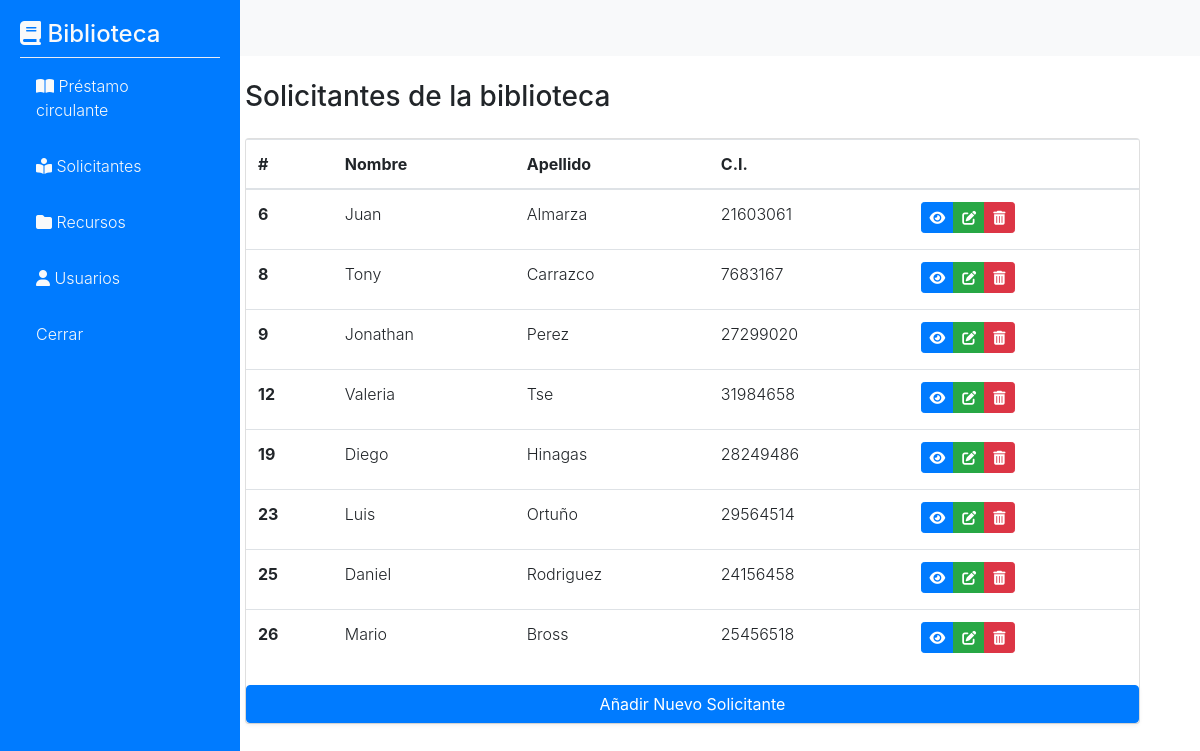
Page /src/index.php (signed in) on the committed database.
### tables this page shows
CREATE TABLE `solicitantes` (
  `id_sol` int(11) NOT NULL,
  `nom_sol` varchar(255) NOT NULL,
  `ape_sol` varchar(255) NOT NULL,
  `ced_sol` int(11) NOT NULL,
  `edad_sol` int(11) NOT NULL,
  `tlf_sol` varchar(11) NOT NULL,
  `dir_sol` varchar(255) NOT NULL,
  `corr_sol` varchar(255) NOT NULL,
  `sex_sol` varchar(255) NOT NULL,
  `ocup_sol` int(11) NOT NULL,
  `inst_sol` int(11) DEFAULT NULL
);

### src/core/controller_base.php (called while the page is built, shortened)
<?php
    class controllerBase {
        public function view ($view, $datos, $array=array()) {
            foreach ($datos as $id_assoc => $values) {
                $array[$id_assoc] = $values;
            }
            $response = $array;
            require_once CORE_PATH . '/helper_vista.php';
            $helpers = new helperVista;
            require_once VIEW_PATH . '/' . $view . '_view.php';
        }
    }

### src/controllers/controllerSolicitante.php (called while the page is built, shortened)
<?php
    class controllerSolicitante extends controllerBase {
        public function index () {
            $solicitante = new solicitanteModel;
            $allSolicitantes = $solicitante->get();
            $this->view('solicitantesView/solicitantes', array(
                '$allSolicitantes' => $allSolicitantes,
                'title' => 'Solicitantes'
            ));
        }
    }

### src/core/helper_vista.php (called while the page is built)
<?php
    class helperVista {
        public function url ($controlador, $accion) {
            $urlString = "index.php?controller=$controlador&action=$accion";
            return $urlString;
        }
    }

### src/core/db_abstract.php (called while the page is built, shortened)
<?php
    abstract class dbAbstractModel {
        private static $host, $user, $passwd;
        protected $db, $query;
        private $conn;
        public function __construct () {
            $config_database = require_once 'config/config_database.php';
            self::$host = $config_database['host'] ?? 'localhost';
            self::$user = $config_database['user'] ?? 'root';
            self::$passwd = $config_database['passwd'] ?? '';
            $this->db = $config_database['db'] ?? 'biblioteca-publica-agustin-codazzi';
        }
        protected function open_connection_db () {
            $this->conn = new mysqli(self::$host, self::$user, self::$passwd, $this->db);
        }
        public function get_result_from_query () {
            if (!$result = $this->conn->query($this->query)) echo $this->conn->error;
        }
    }

### src/config/config_database.php (called while the page is built)
<?php
    return array(
        'host' => 'localhost',
        'user' => 'root',
        'passwd' => '',
        'db' => 'biblioteca-publica-agustin-codazzi'
    );

### src/models/solicitante_model.php (called while the page is built, shortened)
<?php
    require_once 'core/db_abstract.php';
    class solicitanteModel extends dbAbstractModel {
        public function get () {
            $this->query = 'SELECT s.id_sol AS idSol, s.nom_sol AS nomSol, s.ape_sol AS apeSol,  s.ced_sol AS cedSol, s.corr_sol AS corrSol, s.dir_sol AS dirSol, s.edad_sol AS edadSol, s.sex_sol AS sexSol, s.tlf_sol AS teleSol, o.id_ocup AS idOcup, o.nom_ocup AS nomOcup, i.id_inst AS idInst, i.nom_inst AS nomInst FROM solicitantes s INNER JOIN ocupacion o ON s.ocup_sol = o.id_ocup INNER JOIN instituciones i ON s.inst_sol = i.id_inst';
            $this->get_result_from_query();
            return $this->rows;
        }
    }

### src/views/solicitantesView/partialsSolicitantes/solicitanteView.php (the view, shortened to what this page needs)
<div class="container">
  <section class="mt-4 col-xl-10 cuerpo">
    <div class="d-sm-flex align-items-center justify-content-between mb-4">
      <h1 class="h3 mb-0 text-gray-800">Solicitantes de la biblioteca</h1>
    </div>
    <div class="card">
      <table class="table">
        <thead>
          <tr>
            <th scope="col">#</th>
            <th scope="col">Nombre</th>
            <th scope="col">Apellido</th>
            <th scope="col">C.I.</th>
            <th scope="col"></th>
          </tr>
        </thead>
        <tbody>
          <?php foreach ($result as $clave) : ?>
            <tr>
              <th scope="row"><?php echo $clave['idSol']; ?></th>
              <td><?php echo $clave['nomSol'] ?></td>
              <td><?php echo $clave['apeSol'] ?></td>
              <td><?php echo $clave['cedSol'] ?></td>
              <td>
                <div class="btn-group botones">
                  <a class="btn btn-sm btn-primary mb-1" href="/biblioteca-publica-agustin-codazzi/src/index.php?controller=solicitante&action=viewbyid&id=<?php echo $clave['idSol'] ?>">
                    <i class="fas fa-eye"></i>
                  </a>
                  <a class="btn btn-sm btn-success mb-1" href="/biblioteca-publica-agustin-codazzi/src/index.php?controller=solicitante&action=formupdate&id=<?php echo $clave['idSol'] ?>">
                    <i class="fas fa-edit"></i>
                  </a>
                  <a href="/biblioteca-publica-agustin-codazzi/src/index.php?controller=solicitante&action=delete&id=<?php echo $clave['idSol'] ?>" class="btn btn-sm btn-danger mb-1">
                    <i class="fas fa-trash-alt ico"></i>
                  </a>
                </div>
              </td>
            </tr>
          <?php endforeach; ?>
        </tbody>
      </table>
      <div class="btn-group">
        <a href="<?php echo $helpers->url('solicitante', 'form'); ?>" class="d-none d-inline-block btn btn-primary shadow-sm"> Añadir Nuevo Solicitante</a>
      </div>
    </div>
  </section>
</div>

### src/index.php (shortened to what this page needs)
<?php
require_once CORE_PATH . '/controller_base.php';
require_once CORE_PATH . '/function_control.php';
if (isset($_SESSION['user_id'])) {
    if (isset($_GET["controller"])) {
    $controllerObj = cargarControlador($_GET["controller"]);
    lanzarAccion($controllerObj);
    } else {
        $controllerObj = cargarControlador('solicitante');
        lanzarAccion($controllerObj);
    }
} else {
    $controllerObj = cargarControlador('session');
    lanzarAccion($controllerObj);
}

### src/core/function_control.php (shortened to what this page needs)
<?php
function cargarAccion ($controladorObj, $action) {
    $accion = $action;
    $controladorObj->$accion();
}
function lanzarAccion($controllerObj) {
    if (isset($_GET["action"]) && method_exists($controllerObj, $_GET["action"])) {
        cargarAccion($controllerObj, $_GET["action"]);
    } else {
        cargarAccion($controllerObj, ACCION_DEFECTO);
    }
}

### src/views/partials/head.php (shortened to what this page needs)
<!DOCTYPE html>
<html lang="es">
<head>
    <link rel="stylesheet" href="https://stackpath.bootstrapcdn.com/bootstrap/4.4.1/css/bootstrap.min.css">
    <link href="./assets/css/style.css" rel="stylesheet">
</head>

### src/views/partials/header.php
<body>
    <header>
        <div class="bb d-flex" id="wrapper">
            <div class="navbar-nav sidebar-container fixed-top bg-primary">
                <div class="sidebar">
                    <a class="logo text-light" href="/proyecto/index.php">
                        <h4><i class="fas fa-book"></i> Biblioteca </h4>
                    </a>
                    <hr class="sidebar-divider my-0">
                    <div class="menu">
                        <div><a href="/proyecto/prestamo_circulante.php" class="d-block p-3 text-light nav-link"><i class="fas fa-book-open"></i> Préstamo circulante </a></div>
                        <div><a href="/biblioteca-publica-agustin-codazzi/solicitante/" class="d-block p-3 text-light nav-link"> <i class="fas fa-book-reader"></i> Solicitantes </a> </div>
                        <div> <a href="/proyecto/recursos.php" class="d-block p-3 text-light nav-link"> <i class="fas fa-folder"></i> Recursos </a></div>
                        <div><a href="#" class="d-block p-3 text-light nav-link"><i class="fas fa-user"></i> Usuarios </a></div>
                        <div><a href="<?php echo $helpers->url('session', 'cerrar') ?>" class="d-block p-3 text-light nav-link"> Cerrar </a></div>
                    </div>
                </div>
            </div>
        </div>
    <nav class="navbar navbar-light bg-light">
      <span class="navbar-brand mb-0 h1">"Agustín Codazzi"</span>
    </nav>
    </header>

### src/views/solicitantesView/solicitantes_view.php
<?php
  include_once 'views/partials/head.php';
  include_once 'views/partials/header.php';
  if(isset($_GET['action'])) {
    switch($_GET['action']) {
      case 'form':
        $resultInst = $response['$allInstituciones'];
        $resultOcup = $response['$allOcupacion'];
        include_once 'partialsSolicitantes/solicitanteForm.php';
      break;
      case 'viewbyid':
        $result = $response['$allsolicitante'];
        include_once 'partialsSolicitantes/solicitanteViewById.php';
      break;
      case 'formupdate':
        $resultInst = $response['$allInstituciones'];
        $resultOcup = $response['$allOcupacion'];
        $result = $response['$allsolicitante'];
        include_once 'partialsSolicitantes/solicitanteFormUpdate.php';
      break;
      default:
        $result = $response['$allSolicitantes'];
        include_once 'partialsSolicitantes/solicitanteView.php';
    }
  } else {
    $result = $response['$allSolicitantes'];
    include_once 'partialsSolicitantes/solicitanteView.php';
  }
  include_once 'views/partials/footer.php';
?>

### src/views/partials/footer.php (shortened to what this page needs)
</body>
</html>

### src/assets/css/style.css (style rules this page uses)
body { overflow: visible; font-weight: 300; }
.sidebar-container { min-height: 100vh; }
.logo { margin-bottom: 35px; }
.navbar-nav { width: 20%; }
.sidebar { margin: 20px; }
.sidebar-divider { border-top: 1px solid #eaecf4; }
.cuerpo { float: right; }
.bb { float: left; }

### rows in the picture
solicitantes: id_sol "6", nom_sol "Juan", ape_sol "Almarza", ced_sol "21603061"
solicitantes: id_sol "8", nom_sol "Tony", ape_sol "Carrazco", ced_sol "7683167"
solicitantes: id_sol "9", nom_sol "Jonathan", ape_sol "Perez", ced_sol "27299020"
solicitantes: id_sol "12", nom_sol "Valeria", ape_sol "Tse", ced_sol "31984658"
solicitantes: id_sol "19", nom_sol "Diego", ape_sol "Hinagas", ced_sol "28249486"
solicitantes: id_sol "23", nom_sol "Luis", ape_sol "Ortuño", ced_sol "29564514"
solicitantes: id_sol "25", nom_sol "Daniel", ape_sol "Rodriguez", ced_sol "24156458"
solicitantes: id_sol "26", nom_sol "Mario", ape_sol "Bross", ced_sol "25456518"
